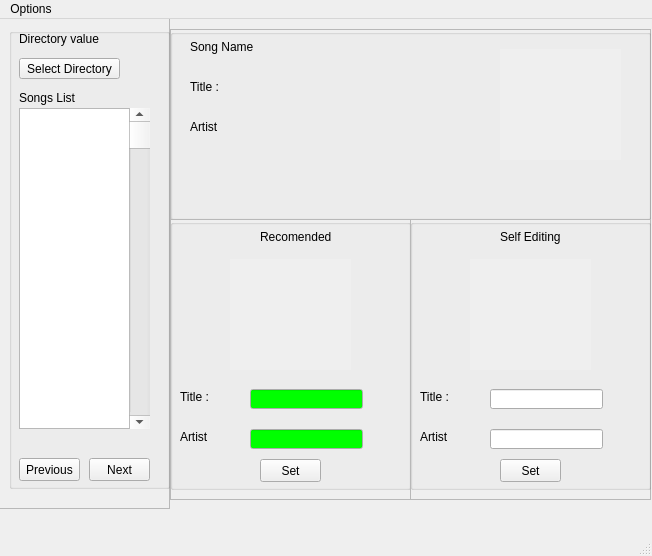
<?xml version="1.0" encoding="UTF-8"?>
<ui version="4.0">
 <class>MainWindow</class>
 <widget class="QMainWindow" name="MainWindow">
  <property name="geometry">
   <rect>
    <x>0</x>
    <y>0</y>
    <width>652</width>
    <height>556</height>
   </rect>
  </property>
  <property name="windowTitle">
   <string>MainWindow</string>
  </property>
  <widget class="QWidget" name="centralwidget">
   <widget class="QFrame" name="left_frame">
    <property name="geometry">
     <rect>
      <x>-1</x>
      <y>-1</y>
      <width>171</width>
      <height>491</height>
     </rect>
    </property>
    <property name="frameShape">
     <enum>QFrame::StyledPanel</enum>
    </property>
    <property name="frameShadow">
     <enum>QFrame::Raised</enum>
    </property>
    <widget class="QLabel" name="dir_lbl">
     <property name="geometry">
      <rect>
       <x>20</x>
       <y>10</y>
       <width>121</width>
       <height>21</height>
      </rect>
     </property>
     <property name="text">
      <string>Directory value</string>
     </property>
    </widget>
    <widget class="QLabel" name="song_list_lbl">
     <property name="geometry">
      <rect>
       <x>20</x>
       <y>70</y>
       <width>81</width>
       <height>20</height>
      </rect>
     </property>
     <property name="text">
      <string>Songs List</string>
     </property>
    </widget>
    <widget class="QListView" name="song_list">
     <property name="geometry">
      <rect>
       <x>20</x>
       <y>90</y>
       <width>111</width>
       <height>321</height>
      </rect>
     </property>
    </widget>
    <widget class="QPushButton" name="next_btn">
     <property name="geometry">
      <rect>
       <x>90</x>
       <y>440</y>
       <width>61</width>
       <height>23</height>
      </rect>
     </property>
     <property name="text">
      <string>Next</string>
     </property>
    </widget>
    <widget class="QPushButton" name="prev_btn">
     <property name="geometry">
      <rect>
       <x>20</x>
       <y>440</y>
       <width>61</width>
       <height>23</height>
      </rect>
     </property>
     <property name="text">
      <string>Previous</string>
     </property>
    </widget>
    <widget class="QScrollBar" name="verticalScrollBar">
     <property name="geometry">
      <rect>
       <x>130</x>
       <y>90</y>
       <width>21</width>
       <height>321</height>
      </rect>
     </property>
     <property name="orientation">
      <enum>Qt::Vertical</enum>
     </property>
     <property name="invertedAppearance">
      <bool>false</bool>
     </property>
     <property name="invertedControls">
      <bool>false</bool>
     </property>
    </widget>
    <widget class="QGroupBox" name="left_box">
     <property name="geometry">
      <rect>
       <x>10</x>
       <y>10</y>
       <width>161</width>
       <height>461</height>
      </rect>
     </property>
     <property name="title">
      <string/>
     </property>
     <widget class="QPushButton" name="dir_set_btn">
      <property name="geometry">
       <rect>
        <x>10</x>
        <y>30</y>
        <width>101</width>
        <height>21</height>
       </rect>
      </property>
      <property name="text">
       <string>Select Directory</string>
      </property>
     </widget>
    </widget>
    <zorder>left_box</zorder>
    <zorder>dir_lbl</zorder>
    <zorder>song_list_lbl</zorder>
    <zorder>song_list</zorder>
    <zorder>next_btn</zorder>
    <zorder>prev_btn</zorder>
    <zorder>verticalScrollBar</zorder>
   </widget>
   <widget class="QFrame" name="top_frame">
    <property name="geometry">
     <rect>
      <x>170</x>
      <y>10</y>
      <width>481</width>
      <height>191</height>
     </rect>
    </property>
    <property name="frameShape">
     <enum>QFrame::StyledPanel</enum>
    </property>
    <property name="frameShadow">
     <enum>QFrame::Raised</enum>
    </property>
    <widget class="QLabel" name="name_lbl">
     <property name="geometry">
      <rect>
       <x>20</x>
       <y>10</y>
       <width>191</width>
       <height>16</height>
      </rect>
     </property>
     <property name="text">
      <string>Song Name</string>
     </property>
    </widget>
    <widget class="QLabel" name="title_lbl">
     <property name="geometry">
      <rect>
       <x>20</x>
       <y>50</y>
       <width>181</width>
       <height>16</height>
      </rect>
     </property>
     <property name="text">
      <string>Title :</string>
     </property>
    </widget>
    <widget class="QLabel" name="artist_lbl">
     <property name="geometry">
      <rect>
       <x>20</x>
       <y>90</y>
       <width>181</width>
       <height>16</height>
      </rect>
     </property>
     <property name="text">
      <string>Artist</string>
     </property>
    </widget>
    <widget class="QLabel" name="cur_img">
     <property name="geometry">
      <rect>
       <x>330</x>
       <y>20</y>
       <width>121</width>
       <height>111</height>
      </rect>
     </property>
     <property name="autoFillBackground">
      <bool>true</bool>
     </property>
     <property name="text">
      <string/>
     </property>
    </widget>
    <widget class="QGroupBox" name="top_box">
     <property name="geometry">
      <rect>
       <x>0</x>
       <y>0</y>
       <width>481</width>
       <height>191</height>
      </rect>
     </property>
     <property name="title">
      <string/>
     </property>
    </widget>
    <zorder>top_box</zorder>
    <zorder>name_lbl</zorder>
    <zorder>title_lbl</zorder>
    <zorder>artist_lbl</zorder>
    <zorder>cur_img</zorder>
   </widget>
   <widget class="QFrame" name="frame">
    <property name="geometry">
     <rect>
      <x>170</x>
      <y>200</y>
      <width>481</width>
      <height>281</height>
     </rect>
    </property>
    <property name="frameShape">
     <enum>QFrame::StyledPanel</enum>
    </property>
    <property name="frameShadow">
     <enum>QFrame::Raised</enum>
    </property>
    <widget class="QFrame" name="left_img_frame">
     <property name="geometry">
      <rect>
       <x>0</x>
       <y>0</y>
       <width>241</width>
       <height>281</height>
      </rect>
     </property>
     <property name="palette">
      <palette>
       <active>
        <colorrole role="Base">
         <brush brushstyle="SolidPattern">
          <color alpha="255">
           <red>0</red>
           <green>255</green>
           <blue>0</blue>
          </color>
         </brush>
        </colorrole>
       </active>
       <inactive>
        <colorrole role="Base">
         <brush brushstyle="SolidPattern">
          <color alpha="255">
           <red>0</red>
           <green>255</green>
           <blue>0</blue>
          </color>
         </brush>
        </colorrole>
       </inactive>
       <disabled>
        <colorrole role="Base">
         <brush brushstyle="SolidPattern">
          <color alpha="255">
           <red>240</red>
           <green>240</green>
           <blue>240</blue>
          </color>
         </brush>
        </colorrole>
       </disabled>
      </palette>
     </property>
     <property name="frameShape">
      <enum>QFrame::StyledPanel</enum>
     </property>
     <property name="frameShadow">
      <enum>QFrame::Raised</enum>
     </property>
     <widget class="QLabel" name="img_left">
      <property name="geometry">
       <rect>
        <x>60</x>
        <y>40</y>
        <width>121</width>
        <height>111</height>
       </rect>
      </property>
      <property name="autoFillBackground">
       <bool>true</bool>
      </property>
      <property name="text">
       <string/>
      </property>
     </widget>
     <widget class="QLabel" name="left_img_title">
      <property name="geometry">
       <rect>
        <x>90</x>
        <y>10</y>
        <width>91</width>
        <height>16</height>
       </rect>
      </property>
      <property name="text">
       <string>Recomended</string>
      </property>
     </widget>
     <widget class="QLabel" name="left_artist_lbl">
      <property name="geometry">
       <rect>
        <x>10</x>
        <y>210</y>
        <width>111</width>
        <height>16</height>
       </rect>
      </property>
      <property name="text">
       <string>Artist</string>
      </property>
     </widget>
     <widget class="QLineEdit" name="lef_artist_edit">
      <property name="geometry">
       <rect>
        <x>80</x>
        <y>210</y>
        <width>113</width>
        <height>20</height>
       </rect>
      </property>
     </widget>
     <widget class="QLineEdit" name="left_title_edit">
      <property name="geometry">
       <rect>
        <x>80</x>
        <y>170</y>
        <width>113</width>
        <height>20</height>
       </rect>
      </property>
     </widget>
     <widget class="QLabel" name="left_title_lbl">
      <property name="geometry">
       <rect>
        <x>10</x>
        <y>170</y>
        <width>91</width>
        <height>16</height>
       </rect>
      </property>
      <property name="text">
       <string>Title :</string>
      </property>
     </widget>
     <widget class="QPushButton" name="left_set_btn">
      <property name="geometry">
       <rect>
        <x>90</x>
        <y>240</y>
        <width>61</width>
        <height>23</height>
       </rect>
      </property>
      <property name="text">
       <string>Set</string>
      </property>
     </widget>
     <widget class="QGroupBox" name="left_img_box">
      <property name="geometry">
       <rect>
        <x>0</x>
        <y>0</y>
        <width>241</width>
        <height>271</height>
       </rect>
      </property>
      <property name="title">
       <string/>
      </property>
     </widget>
     <zorder>left_img_box</zorder>
     <zorder>img_left</zorder>
     <zorder>left_img_title</zorder>
     <zorder>left_artist_lbl</zorder>
     <zorder>lef_artist_edit</zorder>
     <zorder>left_title_edit</zorder>
     <zorder>left_title_lbl</zorder>
     <zorder>left_set_btn</zorder>
    </widget>
    <widget class="QFrame" name="right_img_frame">
     <property name="geometry">
      <rect>
       <x>240</x>
       <y>0</y>
       <width>241</width>
       <height>281</height>
      </rect>
     </property>
     <property name="frameShape">
      <enum>QFrame::StyledPanel</enum>
     </property>
     <property name="frameShadow">
      <enum>QFrame::Raised</enum>
     </property>
     <widget class="QLabel" name="right_img_title">
      <property name="geometry">
       <rect>
        <x>90</x>
        <y>10</y>
        <width>91</width>
        <height>16</height>
       </rect>
      </property>
      <property name="text">
       <string>Self Editing</string>
      </property>
     </widget>
     <widget class="QLabel" name="right_title_lbl">
      <property name="geometry">
       <rect>
        <x>10</x>
        <y>170</y>
        <width>91</width>
        <height>16</height>
       </rect>
      </property>
      <property name="text">
       <string>Title :</string>
      </property>
     </widget>
     <widget class="QLineEdit" name="right_artist_edit">
      <property name="geometry">
       <rect>
        <x>80</x>
        <y>210</y>
        <width>113</width>
        <height>20</height>
       </rect>
      </property>
     </widget>
     <widget class="QLineEdit" name="right_title_edit">
      <property name="geometry">
       <rect>
        <x>80</x>
        <y>170</y>
        <width>113</width>
        <height>20</height>
       </rect>
      </property>
     </widget>
     <widget class="QPushButton" name="right_set_btn">
      <property name="geometry">
       <rect>
        <x>90</x>
        <y>240</y>
        <width>61</width>
        <height>23</height>
       </rect>
      </property>
      <property name="text">
       <string>Set</string>
      </property>
     </widget>
     <widget class="QGroupBox" name="right_img_box">
      <property name="geometry">
       <rect>
        <x>0</x>
        <y>0</y>
        <width>241</width>
        <height>271</height>
       </rect>
      </property>
      <property name="title">
       <string/>
      </property>
      <widget class="QLabel" name="right_artist_lbl">
       <property name="geometry">
        <rect>
         <x>10</x>
         <y>210</y>
         <width>111</width>
         <height>16</height>
        </rect>
       </property>
       <property name="text">
        <string>Artist</string>
       </property>
      </widget>
      <widget class="QLabel" name="right_img">
       <property name="geometry">
        <rect>
         <x>60</x>
         <y>40</y>
         <width>121</width>
         <height>111</height>
        </rect>
       </property>
       <property name="autoFillBackground">
        <bool>true</bool>
       </property>
       <property name="text">
        <string/>
       </property>
      </widget>
     </widget>
     <zorder>right_img_box</zorder>
     <zorder>right_img_title</zorder>
     <zorder>right_title_lbl</zorder>
     <zorder>right_artist_edit</zorder>
     <zorder>right_title_edit</zorder>
     <zorder>right_set_btn</zorder>
    </widget>
   </widget>
  </widget>
  <widget class="QMenuBar" name="menubar">
   <property name="geometry">
    <rect>
     <x>0</x>
     <y>0</y>
     <width>652</width>
     <height>21</height>
    </rect>
   </property>
   <widget class="QMenu" name="menumenu">
    <property name="title">
     <string>Options</string>
    </property>
    <widget class="QMenu" name="menuUpdate_artists_list">
     <property name="title">
      <string>Update Artists List</string>
     </property>
     <addaction name="actionAuto_Update"/>
     <addaction name="actionAdd_Artist"/>
    </widget>
    <widget class="QMenu" name="menuRename_songs">
     <property name="title">
      <string>Rename Songs</string>
     </property>
     <addaction name="separator"/>
     <addaction name="actionThis_Directory"/>
     <addaction name="actionSelect_directory"/>
     <addaction name="separator"/>
     <addaction name="actionView_And_Edit_Phrases"/>
     <addaction name="separator"/>
     <addaction name="actionFind_All_Cover_Art"/>
    </widget>
    <addaction name="menuUpdate_artists_list"/>
    <addaction name="menuRename_songs"/>
    <addaction name="separator"/>
    <addaction name="actionCreate_defult_dir"/>
    <addaction name="separator"/>
    <addaction name="actionExit"/>
   </widget>
   <addaction name="menumenu"/>
  </widget>
  <widget class="QStatusBar" name="statusbar">
   <property name="sizeGripEnabled">
    <bool>true</bool>
   </property>
  </widget>
  <action name="actionCreate_defult_dir">
   <property name="text">
    <string>Select Defult Dir</string>
   </property>
  </action>
  <action name="actionThis_Directory">
   <property name="text">
    <string>This Directory</string>
   </property>
  </action>
  <action name="actionSelect_directory">
   <property name="text">
    <string>Select Directory</string>
   </property>
  </action>
  <action name="actionAuto_Update">
   <property name="text">
    <string>Auto Update</string>
   </property>
  </action>
  <action name="actionExit">
   <property name="text">
    <string>Exit</string>
   </property>
  </action>
  <action name="actionView_And_Edit_Phrases">
   <property name="text">
    <string>View And Edit Phrases</string>
   </property>
  </action>
  <action name="actionAdd_Artist">
   <property name="text">
    <string>Add Artist</string>
   </property>
  </action>
  <action name="actionFind_All_Cover_Art">
   <property name="text">
    <string>Find All Cover Art</string>
   </property>
  </action>
 </widget>
 <resources/>
 <connections/>
</ui>
